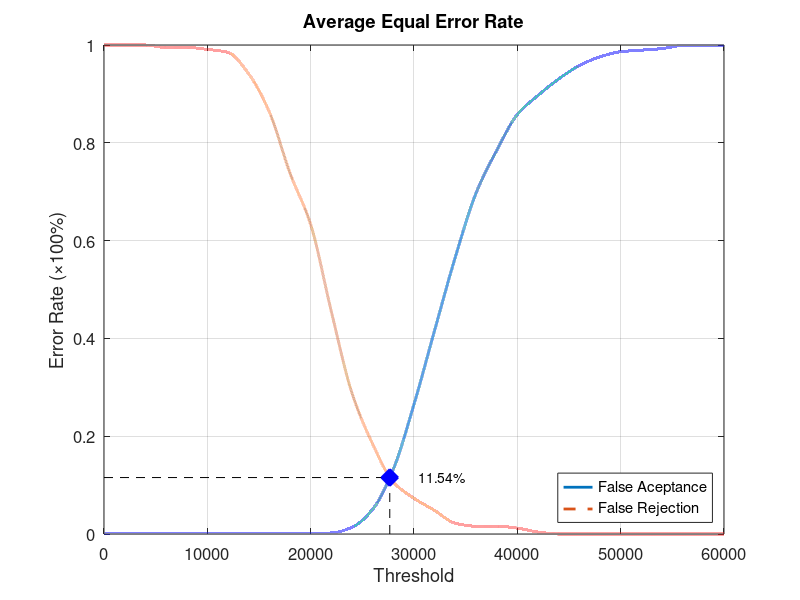
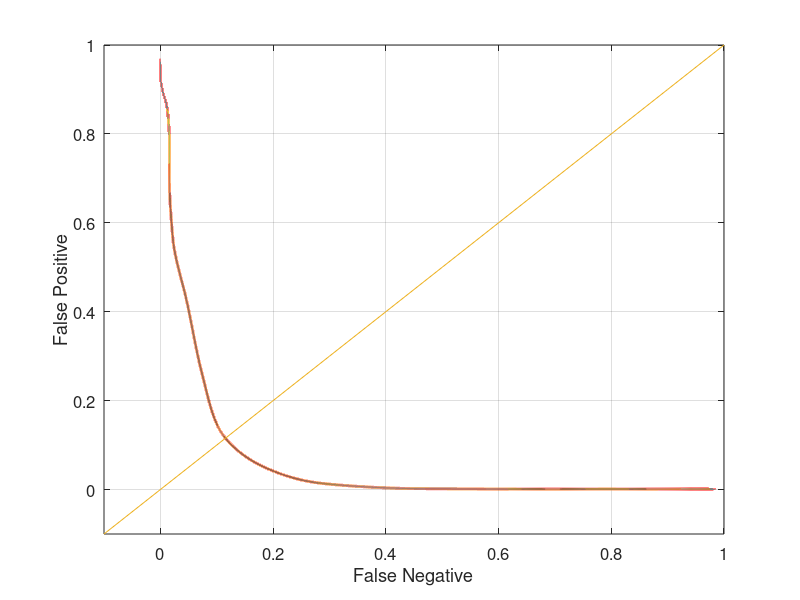

Reproduce these figures in MATLAB, in order.
function yEER = Database1Average
close all;
clear;
clc;
x = 0:2000:60000;
xq = 0:0.5:60000;

y0 = [0 0.00105263 0.00105263 0.00105263 0.00105263 0.00105263 0.00105263 0.00105263 0.00105263 0.00105263 0.00105263 0.00210526 0.0136842 0.0505263 0.132632 0.265263 0.416842 0.566316 0.696842 0.784211 0.857895 0.896842 0.930526 0.957895 0.97579 0.986316 0.989474 0.992632 0.998947 0.998947 1];
yy0 = interp1(x, y0, xq, 'pchip');
y1 = [1 1 1 0.995 0.995 0.991 0.985 0.941 0.863 0.738 0.633 0.455 0.288 0.184 0.106 0.073 0.048 0.022 0.016 0.016 0.012 0.004 0 0 0 0 0 0 0 0 0];
yy1 = interp1(x, y1, xq, 'pchip');

% Calculating EER: 
y2 = abs(y0 - y1);
find(y2 == min(y2))
yy2 = abs(yy0 - yy1);
xEER = find(yy2 == min(yy2));
xEERIndex = xq(xEER) % X-axis EER
yEER = yy0(xEER) % Y-axis EER

main = figure
plot(xq, yy0,'-','LineWidth', 2);	hold on
plot(xq, yy1,'--','LineWidth', 2);	hold on
plot([xEERIndex xEERIndex], [0 yEER], 'k--');	hold on
plot([0 xEERIndex], [yEER yEER], 'k--');	hold on
plot(xEERIndex, yEER, 'bx', 'LineWidth', 10);	hold on
text(xEERIndex + 10 * xEERIndex / 100, yEER, [num2str(round((10000 * yEER)) / 100) '%'])
legend('False Aceptance', 'False Rejection', 'Location', 'SouthEast')
xlabel('Threshold')
ylabel('Error Rate (\times100%)')
title('Average Equal Error Rate')
set(gca, 'FontSize', 12)
axis([0 60000 0 1])
grid on

print(main, 'Database1AverageMain', '-dpng');
FNRxFPR = figure('Color', [1 1 1]);
plot(yy1, yy0, '-', yy1, yy0, 'LineWidth', 2);
hold on
y = -0.1:0.1:1
plot(y, y); 
set(gca, 'FontSize', 12)
xlabel('False Negative')
ylabel('False Positive')
axis([-0.1 1 -0.1 1])
set(gca, 'FontSize', 12)
grid on

print(FNRxFPR, 'Database1AverageFNRxFPR','-dpng');
end
